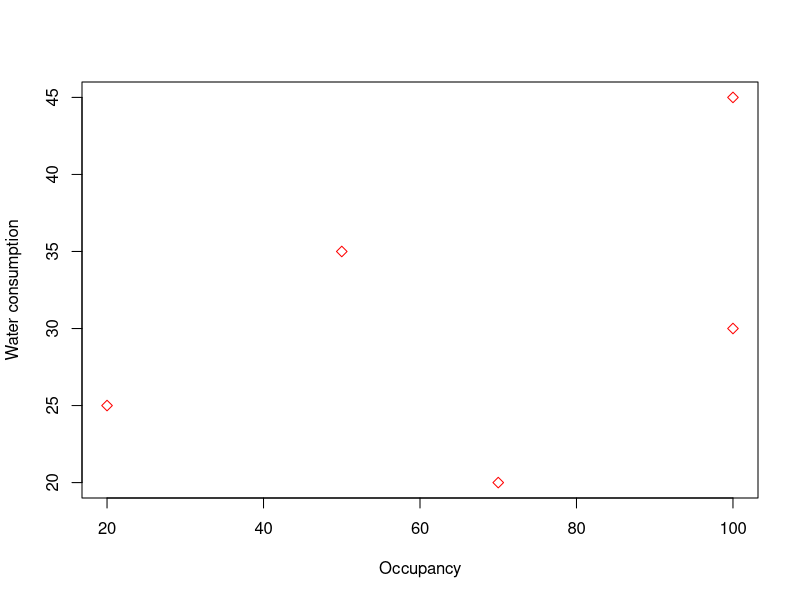

Write R code to recreate this figure. (Note: this script raises an error after producing the figure.)
## StatComp 19/20 
## Workshop 6
## 12/17/19

# Ex1
n = 5
occ = c(20, 50, 70, 100, 100) # x
wc = c(25, 35, 20, 30, 45) # y
data = data.frame(occ, wc)

plot(data, col = "red", pch = 5, xlab = "Occupancy", ylab = "Water consumption")
x_mean = mean(occ); y_mean = mean(wc)
var_x = var(occ); s_xy = cov(occ, wc)
sum1 = sum_var(occ, x_mean)
sum2 = sum_var2(occ, wc, x_mean, y_mean)
gradient = s_xy/var_x
intercept = y_mean - gradient * x_mean

sum_var <- function(x, x_mean) {
    sum = 0
    for(j in 1:5){
        sum = (x[j] - x_mean)^2
    }

    return(sum)
}

sum_var2 <- function(x, y, x_mean, y_mean){
    sum = 0
    for(j in 1:5){
        sum = (x[j] - x_mean)*(y[j] - y_mean)
    }

    return(sum)
}

linReg <- function(x, gradient, intercept){
    return(intercept + gradient * x)
}
abline(c(intercept, gradient))
# predict for occ = 70
y_pred = linReg(70, gradient, intercept); y_pred # 31.26068

# Ex2
lm.obj = lm(wc ~ occ, data = data)
summary(lm.obj); fitted(lm.obj)
predict(lm.obj, newdat = data.frame(occ = c(70))) # 31.26068